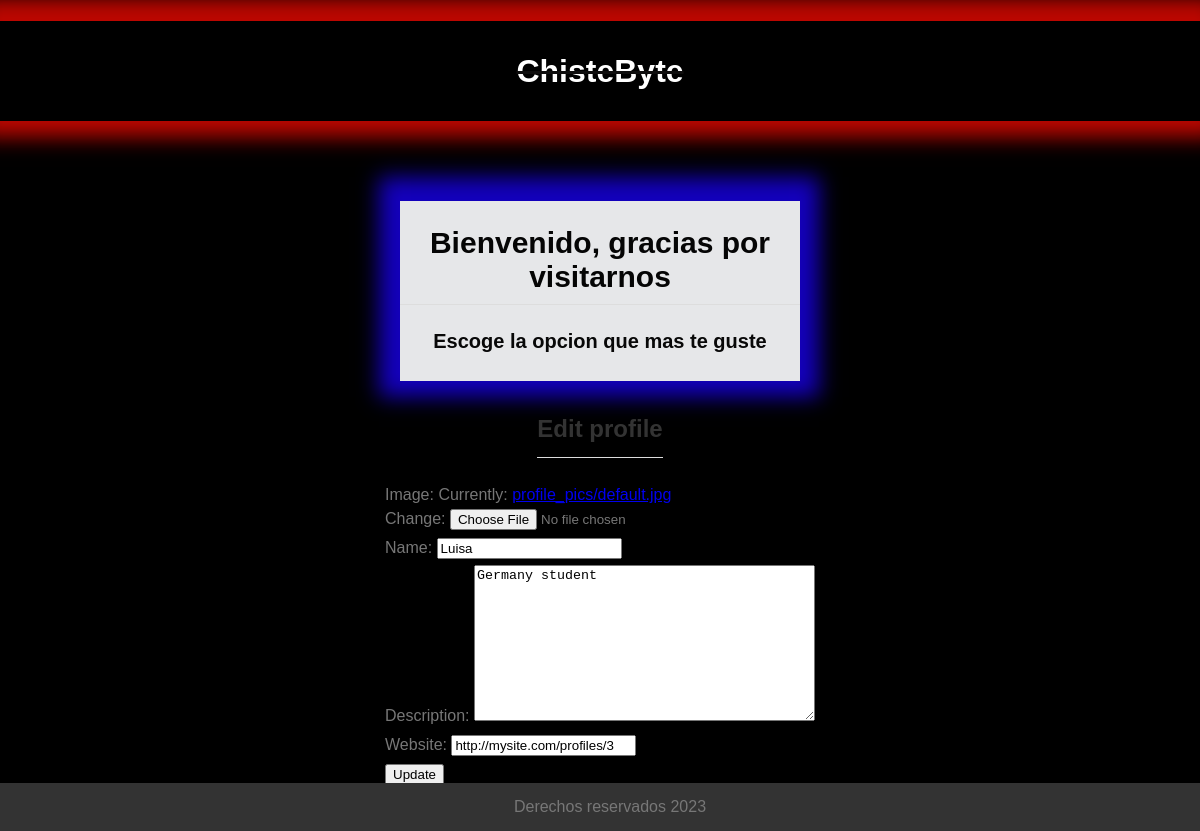
Screenshot of /App/accounts/profile/edit/ (signed in) with the database file from the repository.
### App/models.py (models this page shows)
class Profile(models.Model):
    user = models.OneToOneField(User, on_delete=models.CASCADE)
    image = models.ImageField(default='profile_pics/default.jpg', upload_to='profile_pics')
    name = models.CharField(max_length=100)
    description = models.TextField()
    website = models.URLField(null=True, blank=True)  # Agrega este campo

### App/views.py (the view)
# urls.py: path('accounts/profile/edit/', edit_profile, name='edit_profile'),
@login_required
def edit_profile(request):
    if request.method == 'POST':
        form = ProfileForm(request.POST, instance=request.user.profile)
        if form.is_valid():
            form.save()
            messages.success(request, 'Your profile was successfully updated!')
            return redirect('profile')
        else:
            messages.error(request, 'Please correct the error below.')
    else:
        form = ProfileForm(instance=request.user.profile)
    return render(request, 'edit_profile.html', {'form': form})

### App/forms.py
class ProfileForm(forms.ModelForm):  # Cambia el nombre a ProfileForm
    class Meta:
        model = Profile
        fields = ['image', 'name', 'description', 'website']

### App/templates/edit_profile.html (shortened to what this page needs)
{% load static %}
<!DOCTYPE html>
<html lang="es">
<head>
    <link rel="stylesheet" href="{% static 'App/base.css' %}">
</head>
<body>
    {% block content %}
    <div class="Header">
        <header>
        <h1>ChisteByte</h1>
        </header>
    </div>
    <div class="parent">
    <div class="description">
        <h2>Bienvenido, gracias por visitarnos</h2>
        <h3>Escoge la opcion que mas te guste</h3>
    </div>
    </div>
    <main>
    <div class="editp">
    <h2>Edit profile</h2>
    <form method="POST" action="{% url 'edit_profile' %}" enctype="multipart/form-data">
        {{ form.as_p }}
        <button type="submit">Update</button>
    </form>
    </div>
    <div class="boton-container">
        <a class="home-a" href="{% url 'home' %}">
            <button class="home" type="button">Ir a inicio</button>
        </a>
    </div>
{% endblock %}
    </main>
 <footer>
    <p>Derechos reservados 2023</p>
  </footer>
</body>
</html>

### App/static/App/base.css (style rules this page uses)
body { margin: 0; padding: 0; font-family: Arial, sans-serif; background-color: rgb(0, 0, 0); }
.description h2 { color: rgb(5, 5, 5); text-align: center; font-size: 30px; font-weight: 700; }
.description h3 { color: rgb(8, 8, 8); text-align: center; font-size: 20px; font-weight: 800; }
.parent { display: flex; justify-content: center; align-items: center; margin-top: 80px }
.description { background-color: #e6e7e9; width: 400px; justify-content: center; height: 180px; box-shadow: -1px -4px 20px 20px rgba(25, 1, 241, 0.781); }
.Header { max-width: 100%; position: relative; color: rgb(14, 13, 13); text-align: center; line-height: 100px; text-decoration: line-through; box-shadow: -1px -4px 20px 20px rgba(241, 9, 1, 0.781); }
.Header h1 { color: white; font-weight: 800; }
.editp { color: white; display: flex; flex-direction: column; justify-content: center; align-items: center; margin-top: 10px; line-height: 1.5; }
.boton-container { display: flex; justify-content: center; margin-top: 10px; }
h2 { color: #333; border-bottom: 1px solid #ddd; padding-bottom: 10px; }
h3 { color: #555; }
p { color: #777; margin: 5px 0; }
footer { background-color: #333; color: white; text-align: center; padding: 10px; position: fixed; bottom: 0; width: 100%; }
.home-a { text-decoration: none; }
.home, .enviar-mensaje-home { background-color: #3498db; color: #fff; padding: 10px 20px; border: none; border-radius: 5px; cursor: pointer; }

### rows the page displays
Profile: name "Luisa", description "Germany student", website "http://mysite.com/profiles/3"
